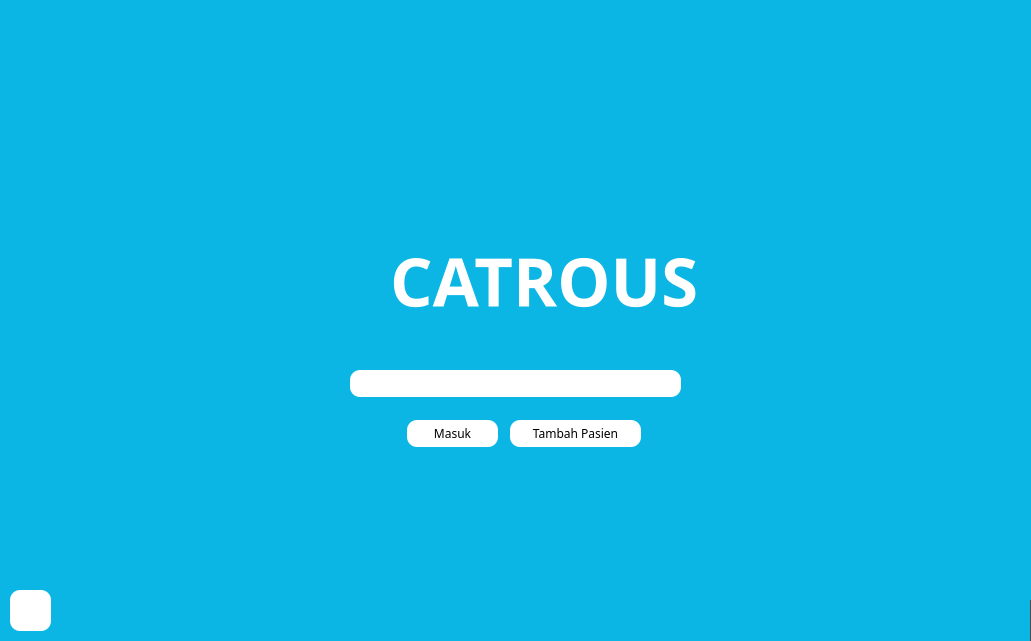
   <widget class="QWidget" name="welcomeWidget" native="true">
    <property name="geometry">
     <rect>
      <x>0</x>
      <y>0</y>
      <width>1031</width>
      <height>641</height>
     </rect>
    </property>
    <property name="styleSheet">
     <string notr="true">QWidget
{
	background-color:#0bb6e4;
}</string>
    </property>
    <widget class="QLabel" name="logo">
     <property name="geometry">
      <rect>
       <x>250</x>
       <y>210</y>
       <width>131</width>
       <height>121</height>
      </rect>
     </property>
     <property name="text">
      <string/>
     </property>
    </widget>
    <widget class="QLabel" name="catrous_label">
     <property name="geometry">
      <rect>
       <x>390</x>
       <y>240</y>
       <width>361</width>
       <height>81</height>
      </rect>
     </property>
     <property name="font">
      <font>
       <family>Trebuchet MS</family>
       <pointsize>50</pointsize>
       <weight>75</weight>
       <bold>true</bold>
      </font>
     </property>
     <property name="styleSheet">
      <string notr="true">color:#ffffff;</string>
     </property>
     <property name="text">
      <string>CATROUS</string>
     </property>
    </widget>
    <widget class="QLineEdit" name="nomor_txtedit">
     <property name="geometry">
      <rect>
       <x>350</x>
       <y>370</y>
       <width>331</width>
       <height>27</height>
      </rect>
     </property>
     <property name="font">
      <font>
       <family>Trebuchet MS</family>
      </font>
     </property>
     <property name="styleSheet">
      <string notr="true">QLineEdit{
background:#ffffff;
border-radius:10px;
}</string>
     </property>
     <property name="text">
      <string/>
     </property>
     <property name="alignment">
      <set>Qt::AlignCenter</set>
     </property>
    </widget>
    <widget class="QPushButton" name="masuk_btn">
     <property name="geometry">
      <rect>
       <x>407</x>
       <y>420</y>
       <width>91</width>
       <height>27</height>
      </rect>
     </property>
     <property name="font">
      <font>
       <family>Trebuchet MS</family>
      </font>
     </property>
     <property name="styleSheet">
      <string notr="true">QPushButton
{
	background-color:#ffffff;
border:0px;
border-radius:10px;
}
QPushButton:hover
{
	background-color:#5555ff;
color:#ffffff;
}</string>
     </property>
     <property name="text">
      <string>Masuk</string>
     </property>
     <property name="icon">
      <iconset resource="resource.qrc">
       <normaloff>:/img/resource/User-1.png</normaloff>:/img/resource/User-1.png</iconset>
     </property>
     <property name="flat">
      <bool>true</bool>
     </property>
    </widget>
    <widget class="QPushButton" name="tambah_btn">
     <property name="geometry">
      <rect>
       <x>510</x>
       <y>420</y>
       <width>131</width>
       <height>27</height>
      </rect>
     </property>
     <property name="font">
      <font>
       <family>Trebuchet MS</family>
      </font>
     </property>
     <property name="styleSheet">
      <string notr="true">QPushButton
{
	background-color:#ffffff;
border:0px;
border-radius:10px;
}
QPushButton:hover
{
	background-color:#5555ff;
color:#ffffff;
}</string>
     </property>
     <property name="text">
      <string>Tambah Pasien</string>
     </property>
     <property name="icon">
      <iconset resource="resource.qrc">
       <normaloff>:/img/resource/Add-1.png</normaloff>:/img/resource/Add-1.png</iconset>
     </property>
     <property name="flat">
      <bool>true</bool>
     </property>
    </widget>
    <widget class="QPushButton" name="exit_btn_3">
     <property name="geometry">
      <rect>
       <x>10</x>
       <y>590</y>
       <width>41</width>
       <height>41</height>
      </rect>
     </property>
     <property name="toolTip">
      <string>&lt;html&gt;&lt;head/&gt;&lt;body&gt;&lt;p&gt;Keluar&lt;/p&gt;&lt;/body&gt;&lt;/html&gt;</string>
     </property>
     <property name="styleSheet">
      <string notr="true">QPushButton{
	background-color:white;
	border:0px;
	border-radius:10px;
}
QPushButton:hover{
	background-color:rgba(255,0,0,200);
border:0px;
}
	</string>
     </property>
     <property name="text">
      <string/>
     </property>
     <property name="flat">
      <bool>true</bool>
     </property>
    </widget>
    <widget class="QLabel" name="error_label">
     <property name="geometry">
      <rect>
       <x>1030</x>
       <y>600</y>
       <width>301</width>
       <height>41</height>
      </rect>
     </property>
     <property name="styleSheet">
      <string notr="true">QLabel{
background-color:#4b4b4b;
color:#ffffff;
}</string>
     </property>
     <property name="text">
      <string>Nomor Pasien Tidak Ditemukan</string>
     </property>
     <property name="alignment">
      <set>Qt::AlignCenter</set>
     </property>
    </widget>
    <widget class="QLabel" name="label_15">
     <property name="geometry">
      <rect>
       <x>30</x>
       <y>20</y>
       <width>71</width>
       <height>71</height>
      </rect>
     </property>
     <property name="text">
      <string/>
     </property>
     <property name="pixmap">
      <pixmap resource="resource.qrc">:/img/resource/ugm_logo.png</pixmap>
     </property>
     <property name="scaledContents">
      <bool>true</bool>
     </property>
    </widget>
    <widget class="QLabel" name="label_28">
     <property name="geometry">
      <rect>
       <x>110</x>
       <y>20</y>
       <width>71</width>
       <height>71</height>
      </rect>
     </property>
     <property name="text">
      <string/>
     </property>
     <property name="pixmap">
      <pixmap resource="resource.qrc">:/img/resource/ristekdikti.png</pixmap>
     </property>
     <property name="scaledContents">
      <bool>true</bool>
     </property>
    </widget>
   </widget>
